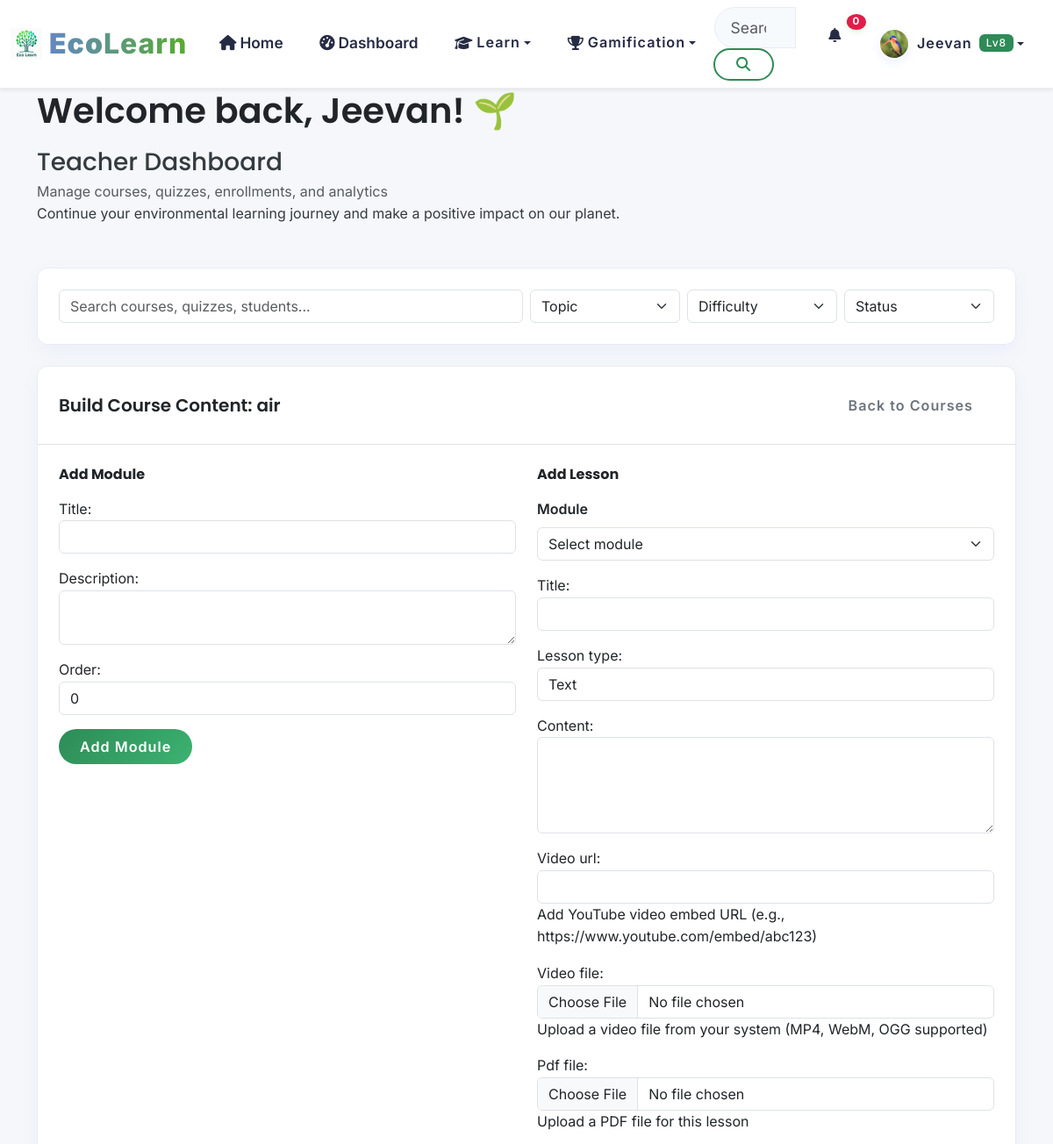
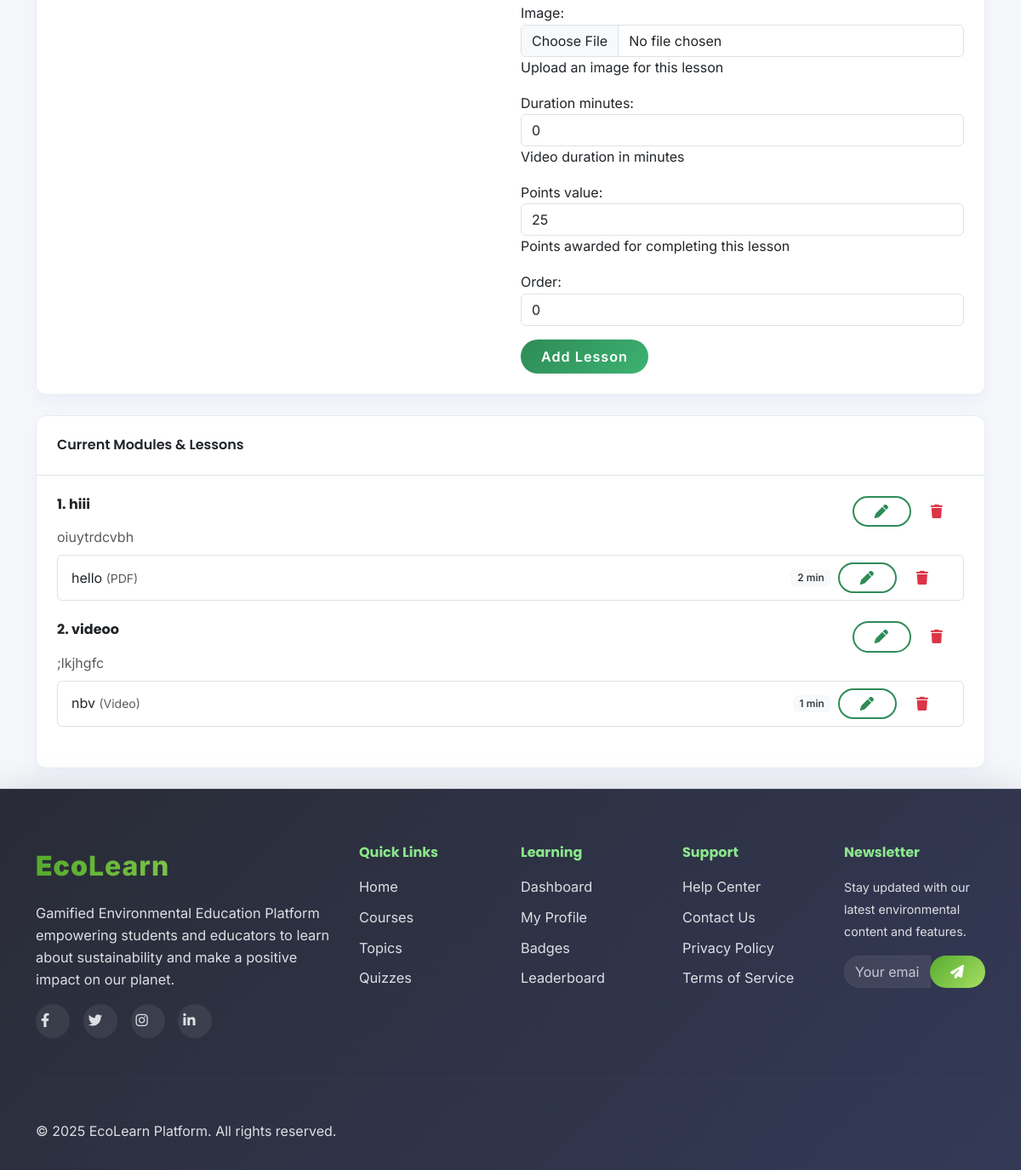
The app's page /teacher/courses/2/builder/ (signed in) with its own data (2 pictures, top to bottom).
### apps/accounts/models.py (models this page shows, shortened)
class User(AbstractUser):
    email = models.EmailField(unique=True)
    first_name = models.CharField(max_length=30)
    last_name = models.CharField(max_length=30)
    USER_TYPES = (
        ('student', 'Student'),
        ('teacher', 'Teacher'),
        ('admin', 'Administrator'),
    )
    user_type = models.CharField(max_length=20, choices=USER_TYPES, default='student')
    institution = models.CharField(max_length=100, blank=True)
    grade_level = models.CharField(max_length=20, blank=True)
    student_id = models.CharField(max_length=100, blank=True)  # NEW
    avatar = models.ImageField(upload_to='avatars/', blank=True, null=True)
    bio = models.TextField(max_length=500, blank=True)
    date_of_birth = models.DateField(blank=True, null=True)
    phone = models.CharField(max_length=20, blank=True)  # NEW
    total_points = models.IntegerField(default=0)
    level = models.IntegerField(default=1)
    experience_points = models.IntegerField(default=0)
    last_login_streak = models.IntegerField(default=0)
    total_lessons_completed = models.IntegerField(default=0)
    total_quizzes_taken = models.IntegerField(default=0)
    preferred_language = models.CharField(max_length=10, default='en')
    notifications_enabled = models.BooleanField(default=True)
    email_notifications = models.BooleanField(default=False)
    show_on_leaderboard = models.BooleanField(default=True)
    learning_style = models.CharField(max_length=50, blank=True)
    created_at = models.DateTimeField(auto_now_add=True)
    updated_at = models.DateTimeField(auto_now=True)
    is_verified = models.BooleanField(default=False)
    USERNAME_FIELD = 'email'
    REQUIRED_FIELDS = ['username', 'first_name', 'last_name']
    class Meta:
        db_table = 'users'
        verbose_name = 'User'
        verbose_name_plural = 'Users'

### apps/core/models.py (models this page shows, shortened)
class Course(models.Model):
    title = models.CharField(max_length=200)
    slug = models.SlugField(unique=True, blank=True)
    description = models.TextField()
    duration = models.PositiveIntegerField(help_text="Duration in minutes")
    completion_points = models.PositiveIntegerField(default=150, help_text="Points awarded for completing this course")
    thumbnail = models.ImageField(upload_to='course_thumbnails/', blank=True, null=True)
    topic = models.ForeignKey(Topic, on_delete=models.CASCADE, related_name='courses', null=True, blank=True)
    created_at = models.DateTimeField(auto_now_add=True)
    class Meta:
        ordering = ['-created_at']

class Module(models.Model):
    course = models.ForeignKey(Course, on_delete=models.CASCADE, related_name='modules')
    title = models.CharField(max_length=200)
    description = models.TextField(blank=True)
    order = models.PositiveIntegerField(default=0)
    class Meta:
        ordering = ['order']

class Lesson(models.Model):
    LESSON_TYPE_CHOICES = [
        ('text', 'Text'),
        ('video', 'Video'),
        ('pdf', 'PDF'),
        ('image', 'Image'),
        ('quiz', 'Quiz'),
        ('assignment', 'Assignment'),
        ('practical', 'Practical'),
    ]
    module = models.ForeignKey(Module, on_delete=models.CASCADE, related_name='lessons')
    title = models.CharField(max_length=200)
    content = models.TextField(blank=True, null=True)
    video_url = models.URLField(
        blank=True,
        null=True,
        help_text="Add YouTube video embed URL (e.g., https://www.youtube.com/embed/abc123)"
    )
    video_file = models.FileField(
        upload_to='lessons/videos/%Y/%m/%d/',
        blank=True,
        null=True,
        help_text="Upload a video file from your system (MP4, WebM, OGG supported)"
    )
    pdf_file = models.FileField(
        upload_to='lessons/pdfs/%Y/%m/%d/',
        blank=True,
        null=True,
        help_text="Upload a PDF file for this lesson"
    )
    image = models.ImageField(
        upload_to='lessons/images/%Y/%m/%d/',
        blank=True,
        null=True,
        help_text="Upload an image for this lesson"
    )
    lesson_type = models.CharField(
        max_length=20,
        choices=LESSON_TYPE_CHOICES,
        default='text'
    )
    duration_minutes = models.IntegerField(
        default=0,
        help_text="Video duration in minutes"
    )
    points_value = models.PositiveIntegerField(
        default=25,
        help_text="Points awarded for completing this lesson"
    )
    order = models.IntegerField(default=0)
    created_at = models.DateTimeField(auto_now_add=True)
    updated_at = models.DateTimeField(auto_now=True)
    class Meta:
        ordering = ['order']

### apps/teachers/views.py (the view, shortened to what this page needs)
# urls.py: path('courses/<int:course_id>/builder/', views.course_builder, name='course_builder'),
@teacher_required
def course_builder(request, course_id):
    course = _get_teacher_course_or_404(request.user, course_id)
    module_form = ModuleForm()
    lesson_form = LessonForm()
    modules = course.modules.prefetch_related('lessons').all()
    return render(
        request,
        'teachers/course_builder.html',
        {
            'course': course,
            'modules': modules,
            'module_form': module_form,
            'lesson_form': lesson_form,
            **_teacher_base_context(),
        },
    )

### templates/teachers/course_builder.html (shortened to what this page needs)
{% extends 'teachers/base.html' %}
{% block teacher_content %}
<div class="card mb-4">
    <div class="card-header d-flex justify-content-between align-items-center">
        <h5 class="mb-0">Build Course Content: {{ course.title }}</h5>
        <a href="{% url 'teacher:course_list' %}" class="btn btn-outline-secondary btn-sm">Back to Courses</a>
    </div>
    <div class="card-body">
        <div class="row g-4">
            <div class="col-lg-6">
                <h6 class="fw-bold mb-3">Add Module</h6>
                <form method="post">
                    {{ module_form.as_p }}
                    <button type="submit" class="btn btn-primary btn-sm">Add Module</button>
                </form>
            </div>
            <div class="col-lg-6">
                <h6 class="fw-bold mb-3">Add Lesson</h6>
                <form method="post" enctype="multipart/form-data">
                    <div class="mb-3">
                        <label class="form-label fw-semibold">Module</label>
                        <select name="module_id" class="form-select" required>
                            <option value="">Select module</option>
                        </select>
                    </div>
                    {{ lesson_form.as_p }}
                    <button type="submit" class="btn btn-primary btn-sm">Add Lesson</button>
                </form>
            </div>
        </div>
    </div>
</div>
<div class="card">
    <div class="card-header">
        <h6 class="mb-0">Current Modules & Lessons</h6>
    </div>
    <div class="card-body">
        {% for module in modules %}
        <div class="mb-4">
            <div class="d-flex justify-content-between align-items-start gap-2 flex-wrap">
                <h6 class="fw-bold mb-0">{{ forloop.counter }}. {{ module.title }}</h6>
                <div class="btn-group btn-group-sm" role="group" aria-label="Module actions">
                    <a href="{% url 'teacher:module_update' module.id %}" class="btn btn-outline-primary" title="Edit module">
                        <i class="fas fa-pen"></i>
                    </a>
                    <button
                        type="button"
                        class="btn btn-outline-danger"
                        title="Delete module"
                        data-bs-toggle="modal"
                        data-bs-target="#deleteModuleModal{{ module.id }}"
                    >
                        <i class="fas fa-trash"></i>
                    </button>
                </div>
            </div>
            <p class="text-muted mb-2">{{ module.description|default:"No module description" }}</p>
            <ul class="list-group">
                {% for lesson in module.lessons.all %}
                <li class="list-group-item d-flex justify-content-between align-items-center gap-3 flex-wrap">
                    <span>{{ lesson.title }} <small class="text-muted">({{ lesson.get_lesson_type_display }})</small></span>
                    <div class="d-flex align-items-center gap-2">
                        <span class="badge bg-light text-dark">{{ lesson.duration_minutes }} min</span>
                        <div class="btn-group btn-group-sm" role="group" aria-label="Lesson actions">
                            <a href="{% url 'teacher:lesson_update' lesson.id %}" class="btn btn-outline-primary" title="Edit lesson">
                                <i class="fas fa-pen"></i>
                            </a>
                            <button
                                type="button"
                                class="btn btn-outline-danger"
                                title="Delete lesson"
                                data-bs-toggle="modal"
                                data-bs-target="#deleteLessonModal{{ lesson.id }}"
                            >
                                <i class="fas fa-trash"></i>
                            </button>
                        </div>
                    </div>
                </li>
                {% empty %}
                <li class="list-group-item text-muted">No lessons yet.</li>
                {% endfor %}
            </ul>
        </div>
        {% empty %}
        <p class="text-muted mb-0">No modules created yet.</p>
        {% endfor %}
    </div>
</div>
{% endblock %}

### templates/teachers/base.html (shortened to what this page needs)
{% extends 'base.html' %}
{% load static %}
{% block extra_css %}
<link rel="stylesheet" href="{% static 'teachers/css/teachers.css' %}">
{% endblock %}
{% block content %}
<div class="container py-4 teacher-dashboard">
    <div class="row mb-4">
        <div class="col-12">
            <div class="welcome-card">
                <div class="row align-items-center">
                    <div class="col-md-8">
                        <h1 class="welcome-title">
                            Welcome back, {{ user.first_name|default:user.username }}! 🌱
                        </h1>     <h1 class="h3 mb-1">Teacher Dashboard</h1>
            <p class="text-muted mb-0">Manage courses, quizzes, enrollments, and analytics</p>
                            <p class="welcome-subtitle mb-4">
                            Continue your environmental learning journey and make a positive impact on our planet.
                        </p>
                    </div>
                </div>
            </div>
        </div>
    </div>
    <div class="card mb-4">
        <div class="card-body">
            <div class="row g-2 align-items-center">
                <div class="col-md-6">
                    <input type="search" id="teacherSearchInput" class="form-control" placeholder="Search courses, quizzes, students...">
                </div>
                <div class="col-md-2">
                    <select id="teacherSearchTopic" class="form-select">
                        <option value="">Topic</option>
                    </select>
                </div>
                <div class="col-md-2">
                    <select id="teacherSearchDifficulty" class="form-select">
                        <option value="">Difficulty</option>
                    </select>
                </div>
                <div class="col-md-2">
                    <select id="teacherSearchStatus" class="form-select">
                        <option value="">Status</option>
                    </select>
                </div>
            </div>
        </div>
    </div>
    {% block teacher_content %}{% endblock %}
</div>
{% endblock %}

### templates/components/navigation.html (shortened to what this page needs)
{% load static %}
<nav class="navbar navbar-expand-lg navbar-light bg-white shadow-sm fixed-top">
    <div class="container-fluid">
        <a class="navbar-brand d-flex align-items-center" href="{% url 'core:home' %}">
            <img src="{% static 'images/Logos.png' %}" alt="EEP Logo" class="navbar-logo me-2" style="height: 32px;">
            <span class="brand-text"><strong class="text-primary">Eco</strong><span class="text-success">Learn</span></span>
        </a>
        <div class="collapse navbar-collapse" id="navbarNav">
            <ul class="navbar-nav me-auto">
                <li class="nav-item">
                    <a class="nav-link {% if request.resolver_match.url_name == 'home' %}active{% endif %}" href="{% url 'core:home' %}">
                        <i class="fas fa-home me-1"></i>Home
                    </a>
                </li>
                {% if user.is_authenticated %}
                    {% if user.user_type != 'teacher' %}
                    <li class="nav-item">
                        <a class="nav-link {% if request.resolver_match.url_name == 'dashboard' %}active{% endif %}" href="{% url 'core:dashboard' %}">
                            <i class="fas fa-tachometer-alt me-1"></i>Dashboard
                        </a>
                    </li>
                    {% endif %}
                {% endif %}
                 {% if user.user_type != 'teacher' %}
                <li class="nav-item dropdown">
                    <button class="nav-link dropdown-toggle btn btn-link border-0 bg-transparent" type="button" data-bs-toggle="dropdown">
                        <i class="fas fa-graduation-cap me-1"></i>Learn
                    </button>
                </li>
                {% endif %}
                {% if user.is_authenticated %}
                <li class="nav-item dropdown">
                    <button class="nav-link dropdown-toggle btn btn-link border-0 bg-transparent" type="button" data-bs-toggle="dropdown">
                        <i class="fas fa-trophy me-1"></i>Gamification
                    </button>
                </li>
                {% endif %}
            </ul>
            <form class="d-flex me-3" role="search">
                <div class="input-group">
                    <input class="form-control search-input" type="search" placeholder="Search courses, topics..." aria-label="Search" id="globalSearch">
                    <button class="btn btn-outline-primary" type="submit">
                        <i class="fas fa-search"></i>
                    </button>
                </div>
            </form>
            <ul class="navbar-nav">
                {% if user.is_authenticated %}
                    <li class="nav-item dropdown">
                        <button class="nav-link notification-toggle btn btn-link border-0 bg-transparent" type="button" data-bs-toggle="dropdown">
                            <i class="fas fa-bell"></i>
                            <span class="notification-badge" id="notificationCount">0</span>
                        </button>
                    </li>
                    <li class="nav-item dropdown">
                        <button class="nav-link dropdown-toggle user-menu btn btn-link border-0 bg-transparent" type="button" data-bs-toggle="dropdown">
                            <img src="{% if user.avatar %}{{ user.avatar.url }}{% else %}{% static 'images/avatars/default.png' %}{% endif %}" alt="Profile" class="user-avatar me-2">
                            <span class="user-name">{{ user.first_name }}</span>
                            <span class="user-level badge bg-primary ms-2">Lv{{ user_level }}</span>
                        </button>
                    </li>
                {% endif %}
            </ul>
        </div>
    </div>
</nav>

### records on screen
User: avatar (picture), first_name "Jeevan"
Course: title "air"
Module: title "hiii", description "oiuytrdcvbh"
Lesson: title "hello", lesson_type "PDF", duration_minutes "2"
Module: title "videoo", description ";lkjhgfc"
Lesson: title "nbv", lesson_type "Video", duration_minutes "1"

### other values on screen
{{ user_level }} "8"
